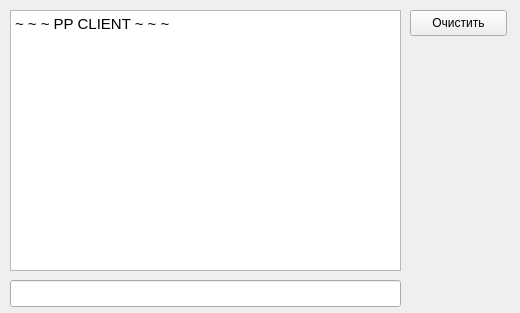
<?xml version="1.0" encoding="UTF-8"?>
<ui version="4.0">
 <class>PPclient</class>
 <widget class="QMainWindow" name="PPclient">
  <property name="geometry">
   <rect>
    <x>0</x>
    <y>0</y>
    <width>520</width>
    <height>313</height>
   </rect>
  </property>
  <property name="windowTitle">
   <string>MainWindow</string>
  </property>
  <widget class="QWidget" name="centralWidget">
   <widget class="QTextEdit" name="te_messages">
    <property name="geometry">
     <rect>
      <x>10</x>
      <y>10</y>
      <width>391</width>
      <height>261</height>
     </rect>
    </property>
    <property name="html">
     <string>&lt;!DOCTYPE HTML PUBLIC &quot;-//W3C//DTD HTML 4.0//EN&quot; &quot;http://www.w3.org/TR/REC-html40/strict.dtd&quot;&gt;
&lt;html&gt;&lt;head&gt;&lt;meta name=&quot;qrichtext&quot; content=&quot;1&quot; /&gt;&lt;style type=&quot;text/css&quot;&gt;
p, li { white-space: pre-wrap; }
&lt;/style&gt;&lt;/head&gt;&lt;body style=&quot; font-family:'Ubuntu'; font-size:11pt; font-weight:400; font-style:normal;&quot;&gt;
&lt;p style=&quot; margin-top:0px; margin-bottom:0px; margin-left:0px; margin-right:0px; -qt-block-indent:0; text-indent:0px;&quot;&gt;~ ~ ~ PP CLIENT ~ ~ ~&lt;/p&gt;&lt;/body&gt;&lt;/html&gt;</string>
    </property>
   </widget>
   <widget class="QLineEdit" name="le_commandline">
    <property name="geometry">
     <rect>
      <x>10</x>
      <y>280</y>
      <width>391</width>
      <height>27</height>
     </rect>
    </property>
   </widget>
   <widget class="QPushButton" name="pushButton">
    <property name="geometry">
     <rect>
      <x>410</x>
      <y>10</y>
      <width>97</width>
      <height>26</height>
     </rect>
    </property>
    <property name="text">
     <string>Очистить</string>
    </property>
   </widget>
  </widget>
 </widget>
 <layoutdefault spacing="6" margin="11"/>
 <resources/>
 <connections/>
</ui>
